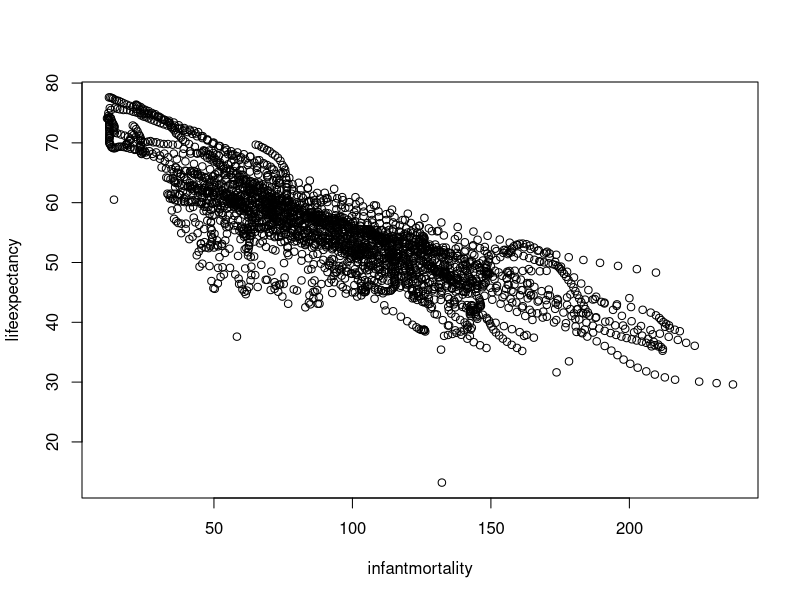
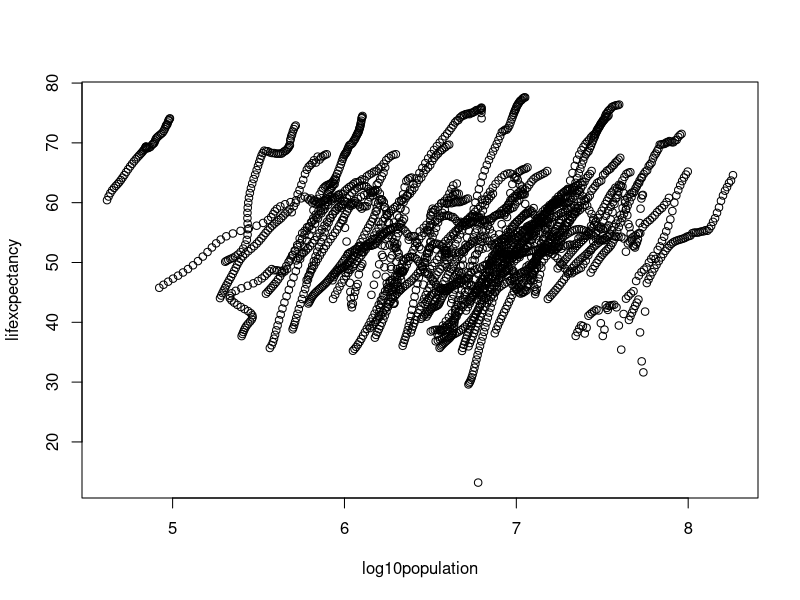
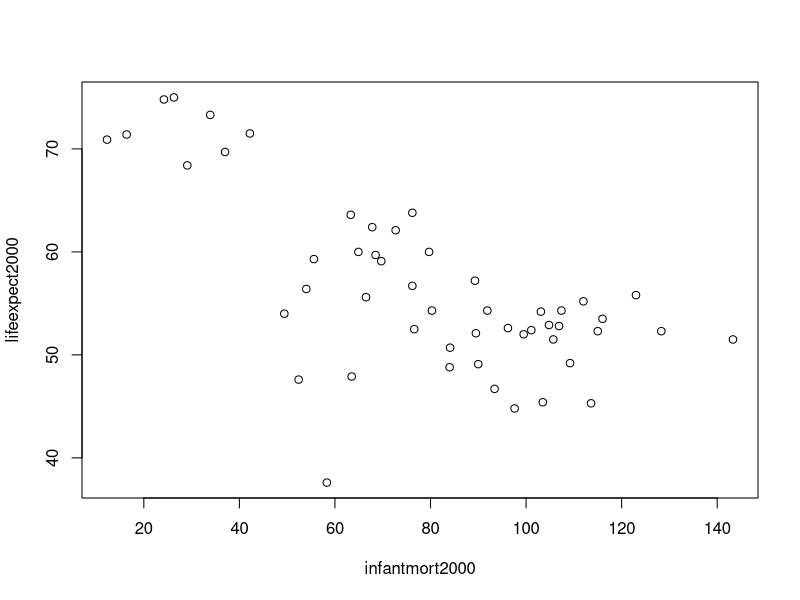
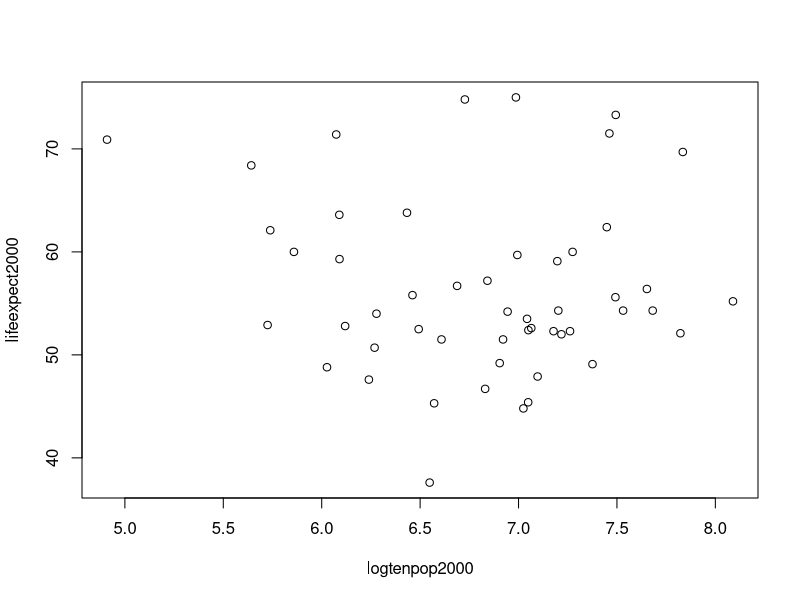
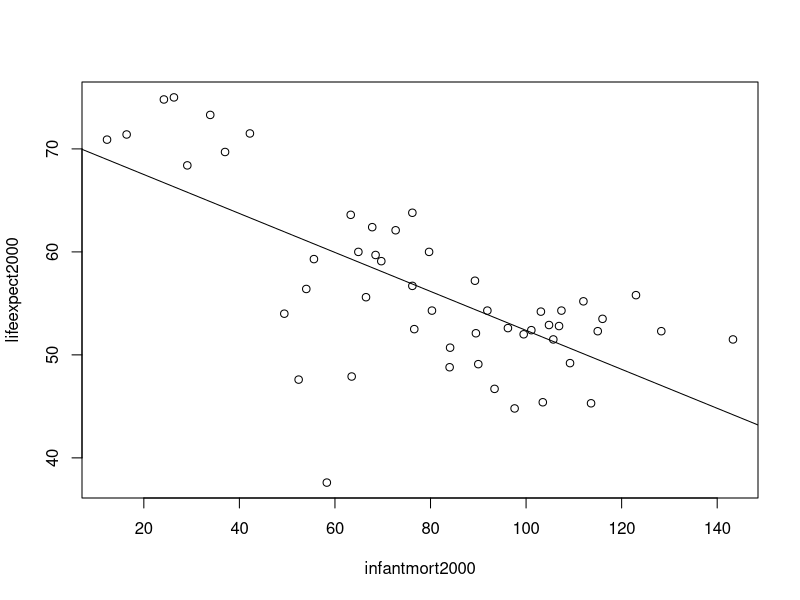
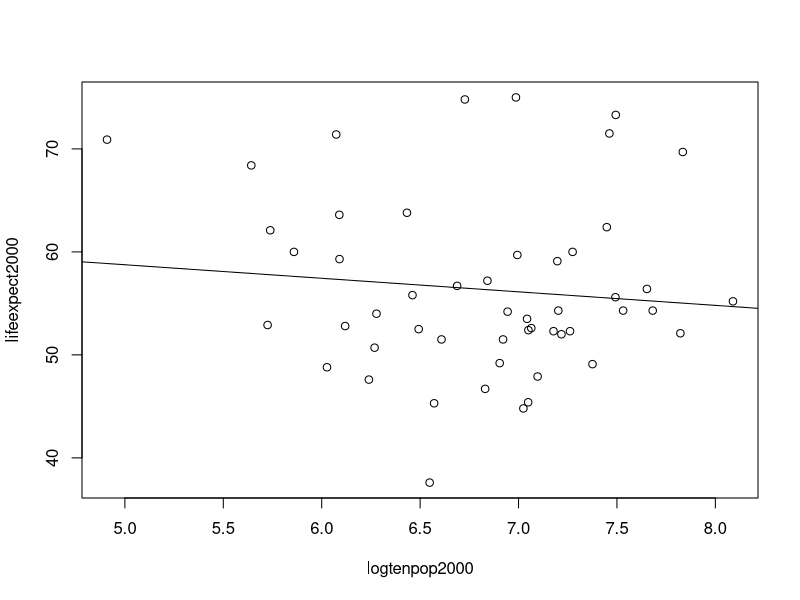
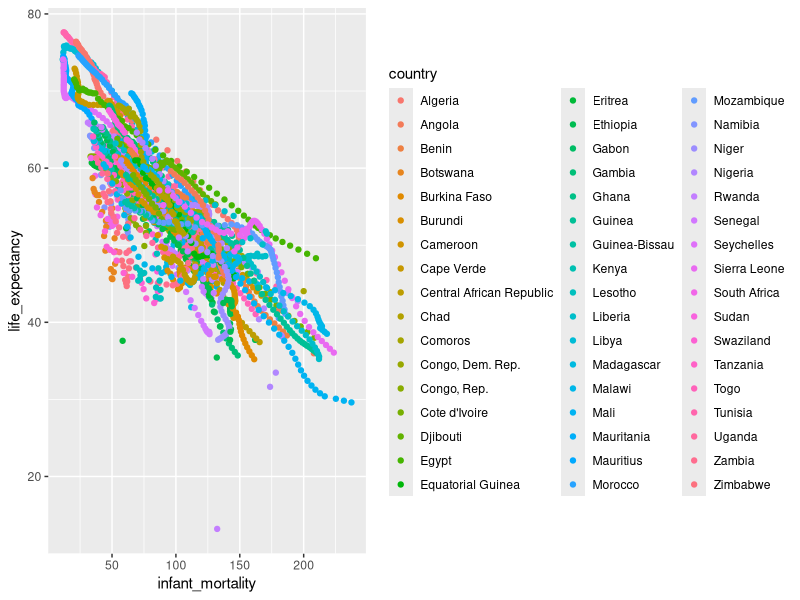
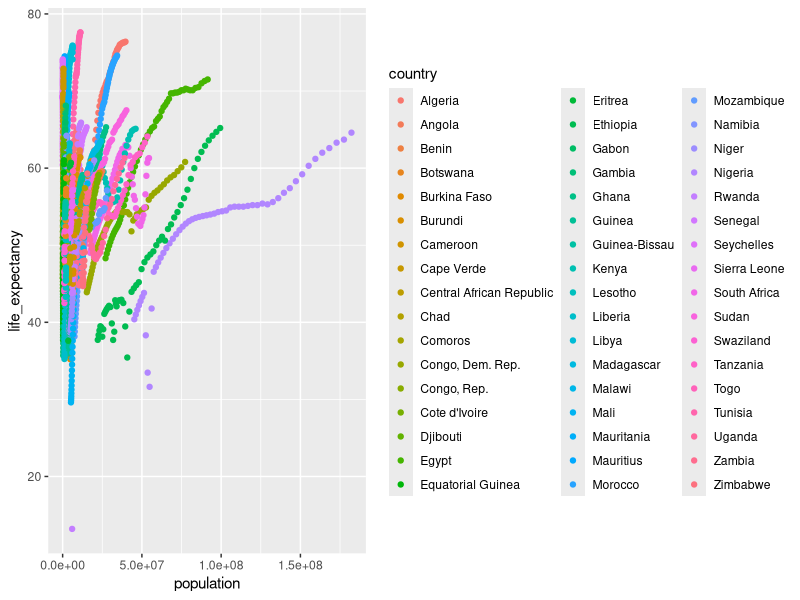

The R source for these figures, in order:
## ---- chunk 1
#Load dslabs library and gapminder data set.
library(dslabs)

data(gapminder)

#The gapminder data set is a collection of health and income outcomes for 184 countries from 1960 to 2016.

## ---- chunk 2
#Gather information on gapminder data set with R functions: help, str, summary, and class. 
help(gapminder)

#The help function displays available help pages (in the help tab) about the selected package.

str(gapminder)

#Str or the structure function will display the basic structural information for an object in the console. Using the str function we can see that gapminder consists of nine variables: country, infant_mortality, life_expectancy, fertility, population, gdp, continent, and region. 

summary(gapminder)

#The sumary function will display statistical summaries of the selected data in the console for each of the variables within the data set. The type of data shown will depend on the class (i.e. numeric, integer, character, etc.) of the individual variables within a data set. 

class(gapminder)

#The class function will display the type of object that is represented by a given name. For the example here, gapminder is of the data.frame class. 
## ---- chunk 3
#Assign only the African countries to a new object titled africadata.

africadata <- gapminder$continent == "Africa"

#To assign a new object use the <- to the right of the chosen object name. All African countries can be accessed in gapminder through the continent variable. The accessor $ is used to access specific variables within the data frame. To determine if a country is in Africa or not, africadata is assigned as a logical vector using == to determine if the continent variable is listed as "Africa" or other. 

str(africadata)

#The logical vector africadata will output information as TRUE or FALSE depending on the continent variable of each country. In this example, 10545 different data points are maeasured. Countries in Africa receive the output TRUE whereas all other continents receive a FALSE. 

summary(africadata)

#The summary shows results of the logical vector. Of the total 10545 measured countries, 2907 of them are located in Africa. These values can be verified by reviewing the previous summary(gapminder) output in the console and subtracting the African data points from the total measurements under the continent variable. 

## ---- chunk 4
#Create an object containing infant_mortality and life_expectancy for africadata.

#Create and object for infant_mortality for African countries by accessing gapminder with $ and applying the logical vector africadata.

infant_mortality_africa <- gapminder$infant_mortality[africadata]

#Repeat the same process to create an object fot life_expectancy for African countries.

life_expectancy_africa <- gapminder$life_expectancy[africadata]

#Combine the two new objects into a data frame to create a single object containing both variables. 

infant_vs_life_africa <- data.frame(infantmortality = infant_mortality_africa, lifeexpectancy = life_expectancy_africa)

str(infant_vs_life_africa)

#The result is a data frame with 2907 observations and two variables: infantmortality and lifeexpectancy.

summary(infant_vs_life_africa)

#Summary gives a quick glance of min, max, median, and mean for both variables. Note there are 226 NA records indicated for infantmortality.

## ---- chunk 5
#Create an object containing population and life_expectancy for africadata.

#Repeat the process above for the population variable.

population_africa <- gapminder$population[africadata]

#Combine the population and life_expectancy data into a data frame.

pop_vs_life_africa <- data.frame(population = population_africa, lifeexpectancy = life_expectancy_africa)

str(pop_vs_life_africa)

#The result is a data frame with 2907 observations and two variables: population and lifeexpectancy.

summary(pop_vs_life_africa)

#Standard statistical values are given in the summary of the object. Note 51 NA values were recorded for the population variable.
## ---- chunk 6
#Plot of infant mortality verses life expectancy for all African countries.

plot(infant_vs_life_africa)

#The plot illistrates a distinct negative correlation between the two variables. As expected, countries with increased infant mortality show decreased life expectancy.

## ---- chunk 7
#Plot of population verses life expectancy for all African countries. 

#Convert previous population object into a new object at log scale.

logten_pop_africa <- log10(population_africa)

#Input the new log population data into a data frame with life expectancy. 

logtenpop_vs_life_africa <- data.frame( log10population = logten_pop_africa, lifexcpectancy = life_expectancy_africa)

plot(logtenpop_vs_life_africa)

#The plot shows a distinct scattering of "streaks" of data. The individual streaks typically move in a positive trend illistrating a positve correlation between increased population size and increased life expectancy. The "streaks" seen in the data likely represent different contries within the continent of Africa measured over time. 
## ---- chunk 8
#Determine which years have missing data for infant mortality.

#Create an index object for the NA values within the infant_mortality_africa object using the is.na function. This produces a logical vector that tells us which entries are NA. 

na_index <- is.na(infant_mortality_africa)

#Apply the na_index to the gapminder year data.

gapminder$year[na_index]

#The result is a list of years where infant mortality data is missing. Repedative years in the list represent years where infant mortality data is missing from multiple countries within the continent of Africa. 

#The sum function check the total recorded Na values within the na_index to ensure it is consistent the previous summary of infant mortality.

sum(na_index)
## ---- chunk 9
#Create a new object by extracting the data from the year 2000 from africadata. 
#Create an index to select for the year 2000.

year2000 <- gapminder$year == "2000"

#Combine the new index with africadata to select for Africa and the year 2000 combined.

africa2000 <- africadata & year2000

#Apply this index to all variables in the gapminder data set. 

year2000 <- gapminder$year[africa2000] 
region2000 <- gapminder$region[africa2000]
country2000 <- gapminder$country[africa2000]
infantmort2000 <- gapminder$infant_mortality[africa2000]
lifeexpect2000 <- gapminder$life_expectancy[africa2000]
fertility2000 <- gapminder$fertility[africa2000]
gdp2000 <- gapminder$gdp[africa2000]
continent2000 <- gapminder$continent[africa2000]
population2000 <- gapminder$population[africa2000]

#Create a data frame using the new object names to select for African countries and the year 2000. 

africa2000df <- data.frame(year = year2000, country = country2000, population = population2000, region = region2000, infant_mortality = infantmort2000, life_expectancy = lifeexpect2000, fertility = fertility2000, gdp = gdp2000, continent = continent2000)

str(africa2000df)

#The resulting data frame has 51 observations and 9 vairables. 

summary(africa2000df)

#Specific statistical values are given for each of the 9 variables within the object.

## ---- chunk 10
#Recreate the plot for infant mortality verses life expectancy.

plot(infantmort2000, lifeexpect2000)

#The resulting figure shows a negative correlation between infant mortality and life expectancy. 
## ---- chunk 11
#Recreate the plot for population verses life expectancy. 

#Redefine the population data for Africa in 2000 to a log 10 scale. 

logtenpop2000 <- log10(population2000)

#Plot log 10 population verses life expectancy.

plot(logtenpop2000, lifeexpect2000)

#The resulting figure shows no distinct correlation between population and life expectancy. 

## ---- chunk 12
#Create a linear regression model for life expectancy as the outcome (y variable), and infant mortality as the predictor (x variable).Ensure the y variable is the first variable entered to the lm() function.

fit1 <- lm(lifeexpect2000 ~ infantmort2000)
 
summary(fit1)

#Summary prints the fit results to the console and provides a number of  important statistical data points, in particular the p-value. The p-value from this example is 2.826e-08. The very low p-value suggests that infant mortality is strongly related to life expectancy. 
 
## ---- chunk 13
#Create a linear regression model for life expectancy as the outcome (y variable), and population size as the predictor (x variable).

fit2 <- lm(lifeexpect2000 ~ logtenpop2000)

summary(fit2)

#The p-value from this example is 0.4755. The high p-value suggests that poplation size is not related to life expectancy.

## ---- chunk 14
#Fit line to scatterplot for life expectancy verses infant mortality.

#Replot the scatterplot.

plot(infantmort2000, lifeexpect2000)

#Use the abline function to fit a line to the plot according to the new linear model object. 

abline(fit1)

#Here we see a strong negative correlation with the fit line which is consistent with the p-value.

## ---- chunk 15
#Fit line to scatterplot for life expectancy verses population size.

plot(logtenpop2000, lifeexpect2000)
abline(fit2)

#Here we see no distinct correlation with the fit line which is consistent with the p-value. 

## ---- chunk 16
# Module 6 Assessment: Using packages to do the Rcoding exsercise. This code is written by Trang Quach

library(tidyverse)
library(skimr)

glimpse(gapminder)
skim(gapminder)

## select African countries from gapminder
Africa_ <- gapminder %>% 
  filter(continent=="Africa") %>%
  select("infant_mortality","life_expectancy","population" ,"country")
  
  
Africa_ %>%
  ggplot() +
  geom_point(aes(infant_mortality, life_expectancy, color = country))

Africa_ %>%
  ggplot() + 
  geom_point(aes(population, life_expectancy, color = country))

Africa_ %>%
  ggplot() + 
  geom_point(aes(log(population), life_expectancy, color = country))


## select Africa countries and year 2000
Africa2000_ <- gapminder %>%
  filter(continent=="Africa", year==2000)

## Fit plot with regression line
Africa2000_ %>%
  ggplot(aes(infant_mortality, life_expectancy)) +
  geom_point() +
  stat_smooth(method = "lm", col = "red") +
  labs(x = "infant mortality", y = "life expectancy", 
       title = "Correlation of infant mortality and life expectancy in Africa in 2000")
